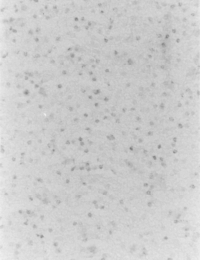
#> input picture thresholding/celulas_raton.png, 200 x 260 px
$ python thresholding.py
#> lines starting #> are read from the running program, lines starting #| are printed output that depends on the picture
import cv2
import numpy as np
from matplotlib import pyplot as plt


def thresholding(name,MinT,MaxT,Gauss):
    #Cargar Imagen
#> called with name = 'celulas_raton.png', MinT = 193, MaxT = 195, Gauss = False
    img = cv2.imread(name,cv2.IMREAD_GRAYSCALE)
#> img is the input picture: shape (260, 200); min 126, max 240, mean 204.4
    #Aplicar filtro Gaussiano para eliminar ruido
    if(Gauss):
        img = cv2.GaussianBlur(img,(5,5),0)
    #Creacion de subplots
    fig,axs=plt.subplots(1,3)
    #Imagen Original
    axs[0].imshow(cv2.cvtColor(img, cv2.COLOR_BGR2RGB))
    #Histograma
    axs[1].hist(img.ravel(),256,[0,256])
    #Thresholding
    for y in range(0,img.shape[0]):
        for x in range(0,img.shape[1]):
           img[y,x]=255 if(MaxT>=img[y,x]>=MinT) else 0
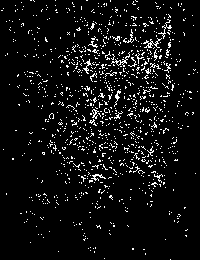
#> img: shape (260, 200); 6.3% white in thin lines or dots
    #Imagen resultante
    axs[2].imshow(cv2.cvtColor(img, cv2.COLOR_BGR2RGB))

# ELIMINANDO CELULAS VIVAS
"""
thresholding("celulas_raton.png",145,180,False)
thresholding("celulas_raton.png",145,180,True)
thresholding("celulas_raton2.png",100,180,False)
thresholding("celulas_raton2.png",100,180,True)
"""
# ELIMINANDO CELULAS MUERTAS
thresholding("celulas_raton.png",193,195,False)
thresholding("celulas_raton.png",193,195,True)
#> call 2 of thresholding, with name = 'celulas_raton.png', MinT = 193, MaxT = 195, Gauss = True
#> after the loop in thresholding (call 2), `for y in range(0,img.shape[0]):`:
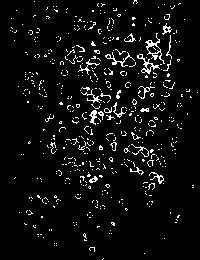
#> img: shape (260, 200); 5.4% white in thin lines or dots
thresholding("celulas_raton2.png",190,191,False)
#> call 3 of thresholding, with name = 'celulas_raton2.png', MinT = 190, MaxT = 191, Gauss = False
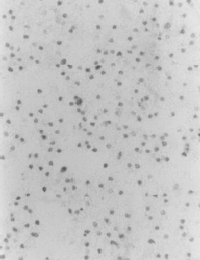
#> input picture thresholding/celulas_raton2.png, 200 x 260 px
#> in thresholding, img is the input picture: shape (260, 200); min 89, max 235, mean 197.6
#> after the loop in thresholding (call 3), `for y in range(0,img.shape[0]):`:
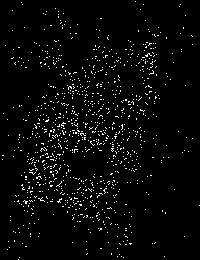
#> img: shape (260, 200); 3.3% white in thin lines or dots
thresholding("celulas_raton2.png",190,191,True)
#> call 4 of thresholding, with name = 'celulas_raton2.png', MinT = 190, MaxT = 191, Gauss = True
#> after the loop in thresholding (call 4), `for y in range(0,img.shape[0]):`:
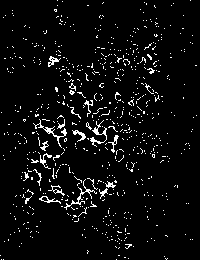
#> img: shape (260, 200); 5% white in thin lines or dots
plt.show()
#> figure, not shown here; panel 2: tallest bar 4135 high, from x = 206 to 207
#> figure, not shown here; panel 2: tallest bar 2905 high, from x = 200 to 201
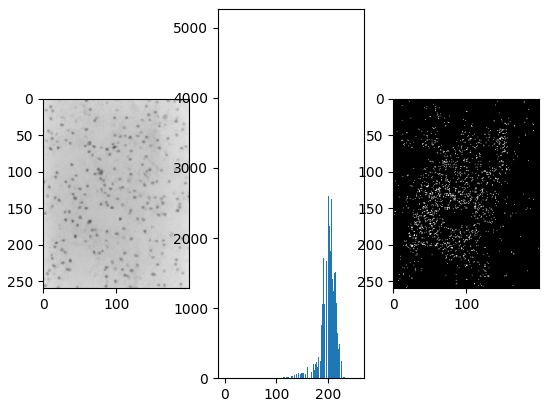
#> figure drawn by matplotlib, 3 panels; panel 2: tallest bar 5022 high, from x = 197 to 198
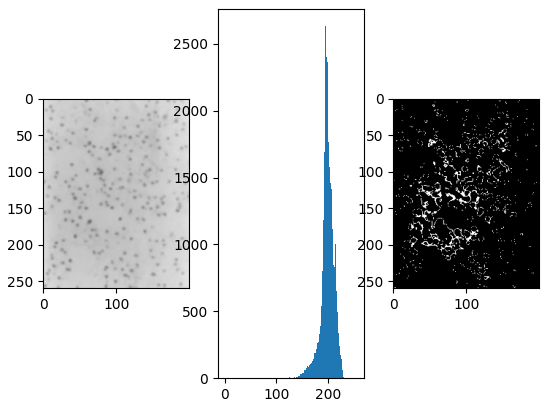
#> figure drawn by matplotlib, 3 panels; panel 2: tallest bar 2632 high, from x = 194 to 195
